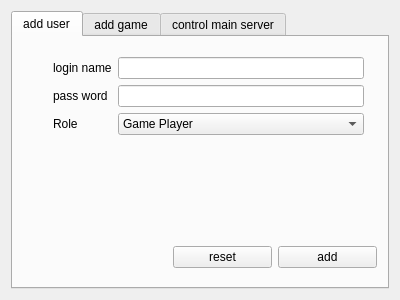
<?xml version="1.0" encoding="UTF-8"?>
<ui version="4.0">
 <class>JWidgetAdmin</class>
 <widget class="QWidget" name="JWidgetAdmin">
  <property name="geometry">
   <rect>
    <x>0</x>
    <y>0</y>
    <width>400</width>
    <height>300</height>
   </rect>
  </property>
  <property name="windowTitle">
   <string>Admin</string>
  </property>
  <layout class="QVBoxLayout" name="verticalLayout">
   <item>
    <widget class="QTabWidget" name="tabWidget">
     <property name="currentIndex">
      <number>0</number>
     </property>
     <widget class="QWidget" name="tab_adduser">
      <attribute name="title">
       <string>add user</string>
      </attribute>
      <widget class="QWidget" name="formLayoutWidget">
       <property name="geometry">
        <rect>
         <x>40</x>
         <y>20</y>
         <width>311</width>
         <height>111</height>
        </rect>
       </property>
       <layout class="QFormLayout" name="formLayout">
        <item row="0" column="0">
         <widget class="QLabel" name="lab_loginname">
          <property name="text">
           <string>login name</string>
          </property>
         </widget>
        </item>
        <item row="1" column="0">
         <widget class="QLabel" name="lab_password">
          <property name="text">
           <string>pass word</string>
          </property>
         </widget>
        </item>
        <item row="2" column="0">
         <widget class="QLabel" name="lab_role">
          <property name="text">
           <string>Role</string>
          </property>
         </widget>
        </item>
        <item row="0" column="1">
         <widget class="QLineEdit" name="edt_loginname"/>
        </item>
        <item row="1" column="1">
         <widget class="QLineEdit" name="edt_password"/>
        </item>
        <item row="2" column="1">
         <widget class="QComboBox" name="cb_role">
          <item>
           <property name="text">
            <string>Game Player</string>
           </property>
          </item>
          <item>
           <property name="text">
            <string>Game Designer</string>
           </property>
          </item>
          <item>
           <property name="text">
            <string>Game Server Runner</string>
           </property>
          </item>
          <item>
           <property name="text">
            <string>Admin</string>
           </property>
          </item>
          <item>
           <property name="text">
            <string>Root</string>
           </property>
          </item>
         </widget>
        </item>
       </layout>
      </widget>
      <widget class="QLabel" name="lab_msg">
       <property name="geometry">
        <rect>
         <x>40</x>
         <y>140</y>
         <width>311</width>
         <height>51</height>
        </rect>
       </property>
       <property name="text">
        <string/>
       </property>
       <property name="alignment">
        <set>Qt::AlignLeading|Qt::AlignLeft|Qt::AlignTop</set>
       </property>
       <property name="wordWrap">
        <bool>true</bool>
       </property>
      </widget>
      <widget class="QWidget" name="horizontalLayoutWidget">
       <property name="geometry">
        <rect>
         <x>160</x>
         <y>200</y>
         <width>204</width>
         <height>41</height>
        </rect>
       </property>
       <layout class="QHBoxLayout" name="horizontalLayout">
        <item>
         <widget class="QPushButton" name="btn_reset">
          <property name="text">
           <string>reset</string>
          </property>
         </widget>
        </item>
        <item>
         <widget class="QPushButton" name="btn_add">
          <property name="text">
           <string>add</string>
          </property>
         </widget>
        </item>
       </layout>
      </widget>
     </widget>
     <widget class="QWidget" name="tab_addgame">
      <attribute name="title">
       <string>add game</string>
      </attribute>
     </widget>
     <widget class="QWidget" name="tab_mainserver">
      <attribute name="title">
       <string>control main server</string>
      </attribute>
      <widget class="QPushButton" name="btn_shutdown_mainserver">
       <property name="geometry">
        <rect>
         <x>40</x>
         <y>50</y>
         <width>181</width>
         <height>27</height>
        </rect>
       </property>
       <property name="text">
        <string>shutdown mainserver</string>
       </property>
      </widget>
      <widget class="QPushButton" name="btn_restart_mainserver">
       <property name="geometry">
        <rect>
         <x>40</x>
         <y>100</y>
         <width>181</width>
         <height>27</height>
        </rect>
       </property>
       <property name="text">
        <string>restart mainserver</string>
       </property>
      </widget>
      <widget class="QLabel" name="label">
       <property name="geometry">
        <rect>
         <x>50</x>
         <y>140</y>
         <width>291</width>
         <height>61</height>
        </rect>
       </property>
       <property name="text">
        <string/>
       </property>
       <property name="alignment">
        <set>Qt::AlignLeading|Qt::AlignLeft|Qt::AlignTop</set>
       </property>
       <property name="wordWrap">
        <bool>true</bool>
       </property>
      </widget>
     </widget>
    </widget>
   </item>
  </layout>
 </widget>
 <resources/>
 <connections/>
</ui>
